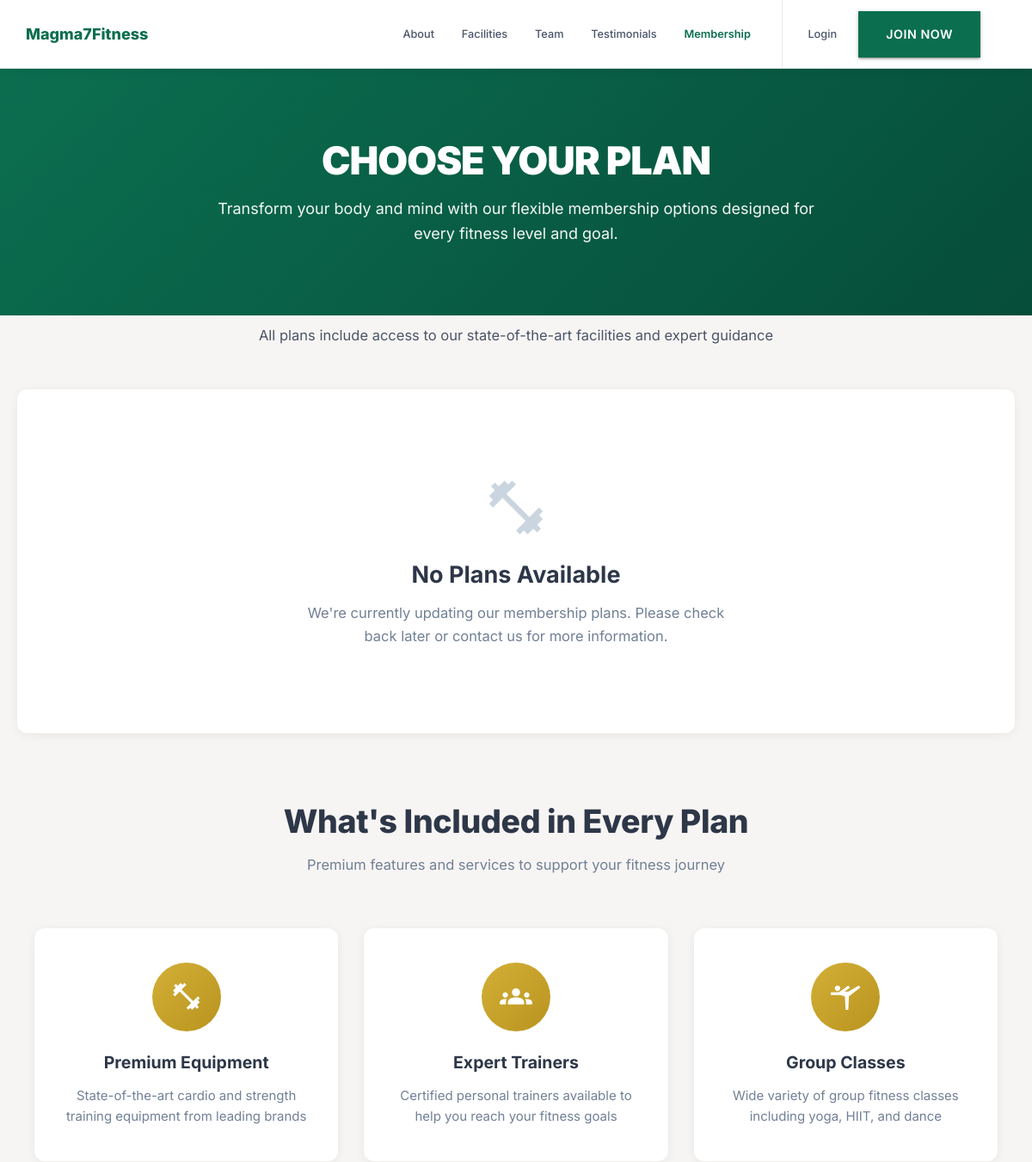
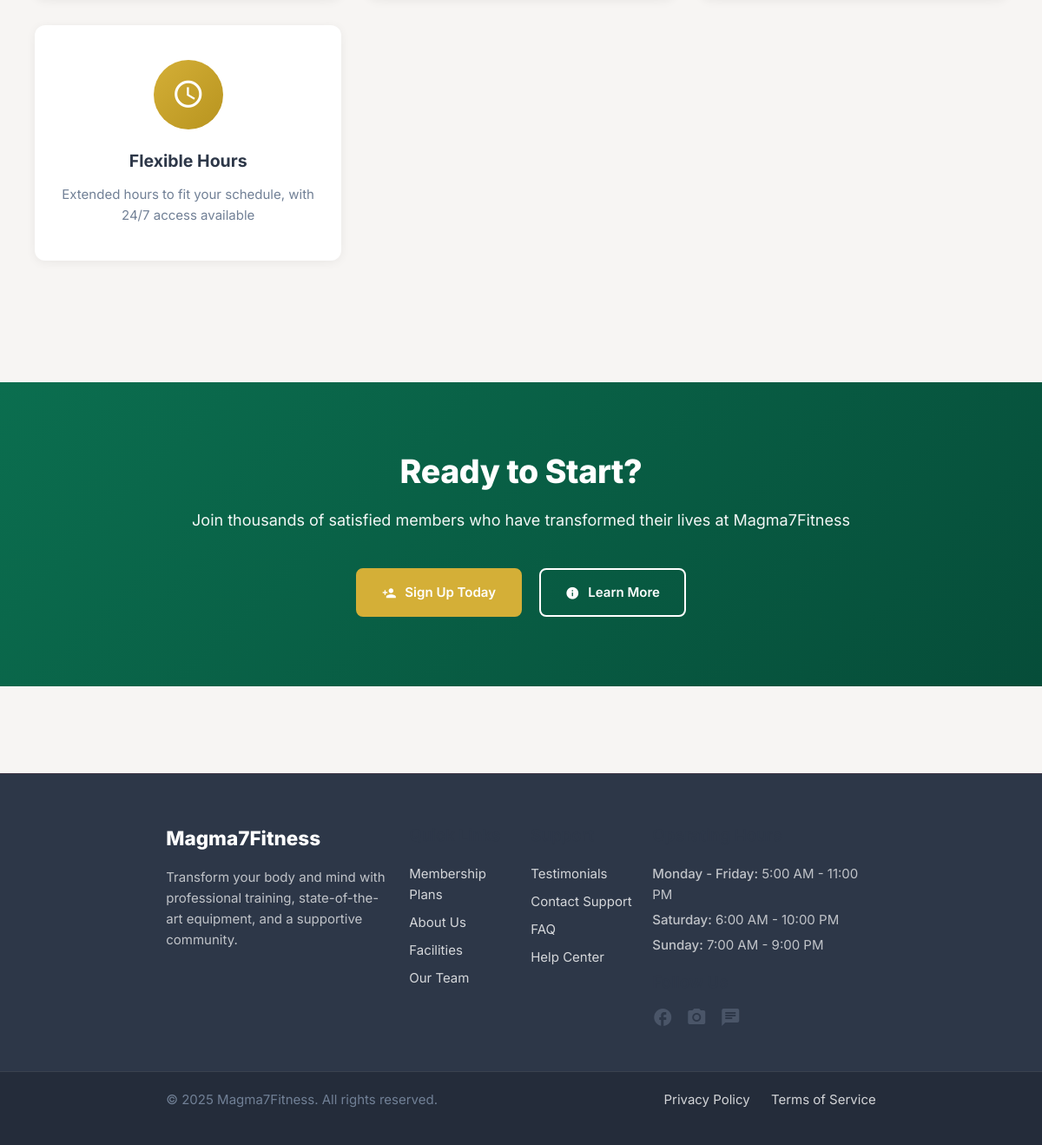
/memberships/plans/, run on an earlier commit of the app's database (2 pictures, top to bottom).
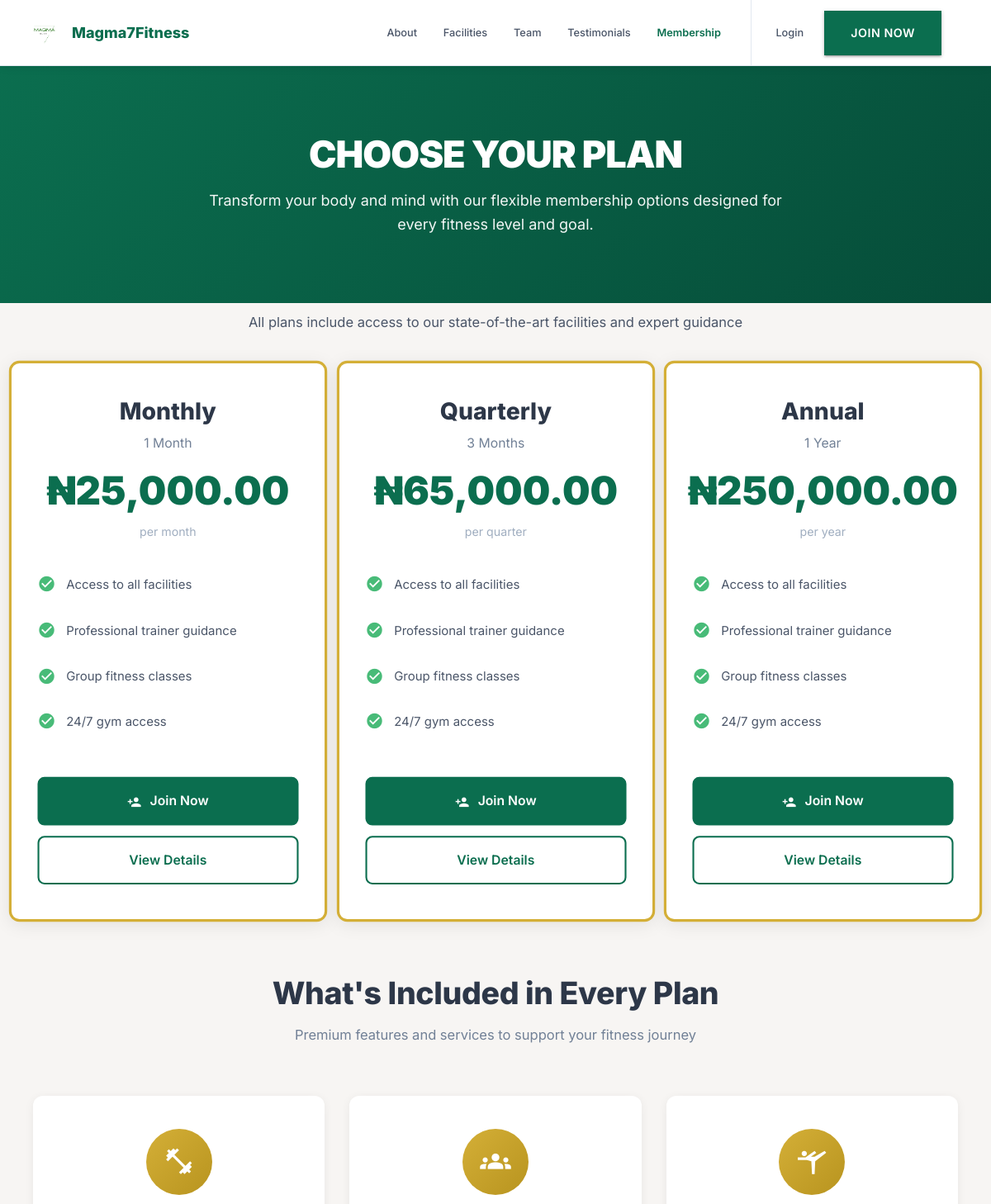
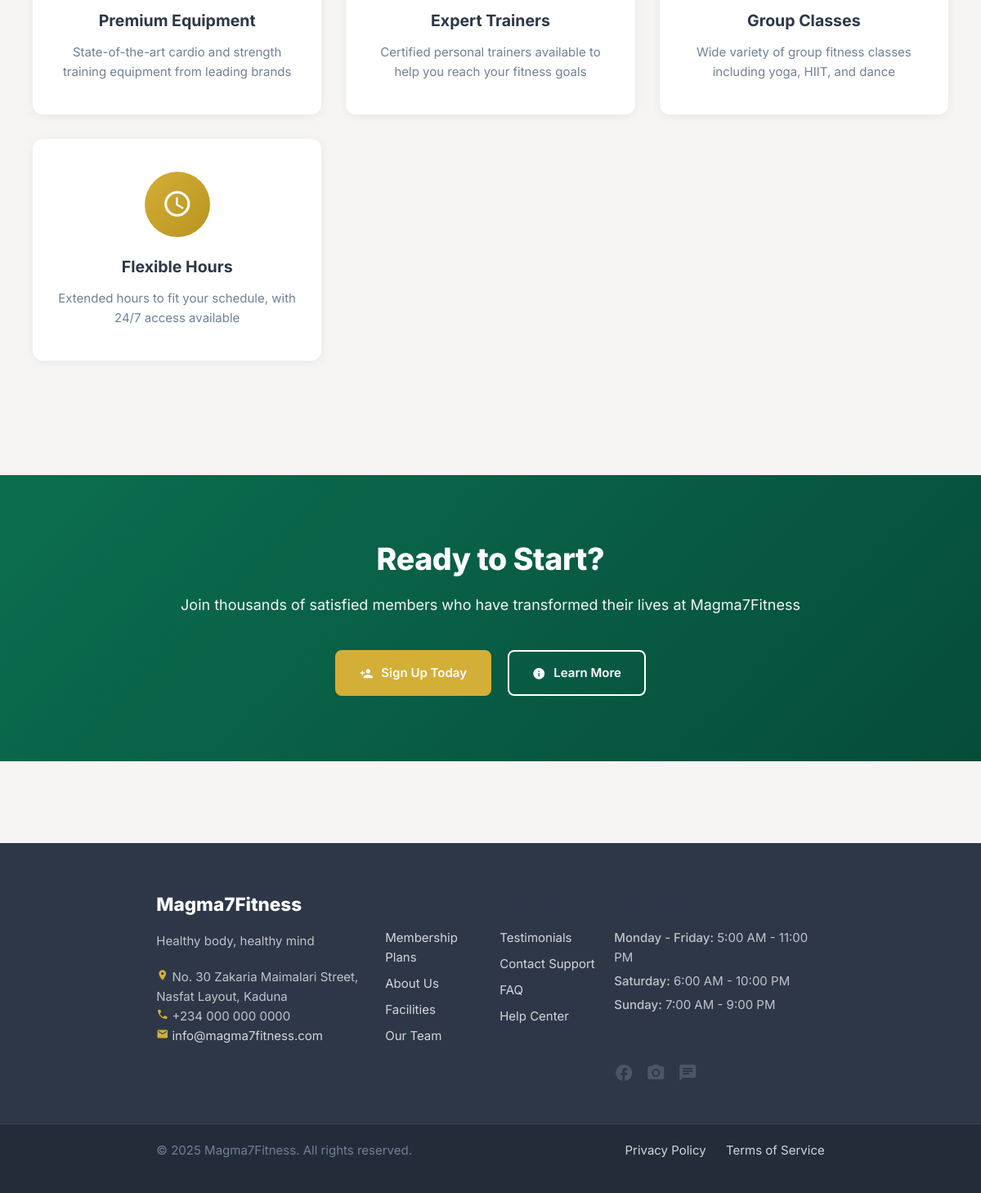
And on a later commit of the database (2 pictures, top to bottom).
### cms/models.py (models this page shows, shortened)
class SiteSettings(models.Model):
    brand_name = models.CharField(max_length=100, default='Magma7Fitness')
    tagline = models.CharField(max_length=200, blank=True)
    logo = models.ImageField(upload_to='branding/', blank=True, null=True, help_text='Upload logo (PNG/SVG with transparent background)')
    logo_url = models.URLField(blank=True, help_text='OR provide logo URL')
    favicon = models.FileField(upload_to='branding/', blank=True, null=True, help_text='Upload favicon (.ico or .png, 32x32 or 64x64 pixels)', validators=[FileExtensionValidator(allowed_extensions=['ico', 'png'])])
    favicon_url = models.URLField(blank=True, help_text='OR provide favicon URL')
    phone = models.CharField(max_length=30, blank=True)
    email = models.EmailField(blank=True)
    address = models.CharField(max_length=255, blank=True)
    hero_headline = models.CharField(max_length=200, blank=True)
    hero_subtext = models.TextField(blank=True)
    hero_cta_text = models.CharField(max_length=50, blank=True)
    hero_cta_url = models.CharField(max_length=200, blank=True)
    hero_image_url = models.URLField(blank=True)
    free_guide_text = models.CharField(max_length=50, default='Get Now', help_text='Text shown on the free guide button')
    free_guide_url = models.URLField(blank=True, help_text='URL to download or access the free guide (PDF, form, etc.)')
    free_guide_title = models.CharField(max_length=100, default='Free Fitness Guide', blank=True, help_text='Title of the free guide for admin reference')
    free_guide_description = models.TextField(blank=True, help_text='Description of what the free guide contains')
    cta_headline = models.CharField(max_length=200, default='Ready to Start?', help_text='Main headline for CTA section')
    cta_description = models.TextField(default='Join thousands of satisfied members who have transformed their lives at Magma7Fitness', help_text='Description text for CTA section')
    cta_image_url = models.URLField(blank=True, help_text='Background or feature image for CTA section')
    cta_primary_text = models.CharField(max_length=50, default='Sign Up Today', help_text='Text for primary CTA button')
    cta_primary_url = models.CharField(max_length=200, default='/accounts/signup/', help_text='URL for primary CTA button')
    cta_secondary_text = models.CharField(max_length=50, default='Learn More', help_text='Text for secondary CTA button')
    cta_secondary_url = models.CharField(max_length=200, default='/about/', help_text='URL for secondary CTA button')
    primary_color = models.CharField(max_length=7, default='#0b6e4f')  # green
    accent_color = models.CharField(max_length=7, default='#d4af37')   # gold
    light_color = models.CharField(max_length=7, default='#ffffff')    # white
    dark_bg = models.CharField(max_length=7, default='#121416')
    card_bg = models.CharField(max_length=7, default='#1d1f21')
    hero_stat1_icon = models.CharField(max_length=50, default='groups', help_text='Material icon name for first stat')
    hero_stat1_number = models.CharField(max_length=20, default='970+', help_text='Number to display (e.g., 970+, 1K+)')
    hero_stat1_label = models.CharField(max_length=50, default='Members', help_text='Label for first stat')
    hero_stat2_icon = models.CharField(max_length=50, default='sports_gymnastics', help_text='Material icon name for second stat')
    hero_stat2_number = models.CharField(max_length=20, default='135+', help_text='Number to display (e.g., 135+, 200+)')
    hero_stat2_label = models.CharField(max_length=50, default='Programs', help_text='Label for second stat')
    hero_stat3_icon = models.CharField(max_length=50, default='workspace_premium', help_text='Material icon name for third stat')
    hero_stat3_number = models.CharField(max_length=20, default='105+', help_text='Number to display (e.g., 105+, 50+)')
    hero_stat3_label = models.CharField(max_length=50, default='Trainers', help_text='Label for third stat')
    def get_logo_url(self):
        if self.logo:
            return self.logo.url
        return self.logo_url or ''
    def get_favicon_url(self):
        if self.favicon:
            return self.favicon.url
        return self.favicon_url or ''

### memberships/models.py (models this page shows, shortened)
class Plan(models.Model):
    name = models.CharField(max_length=100)
    description = models.TextField(blank=True)
    price = models.DecimalField(max_digits=10, decimal_places=2)
    duration_days = models.PositiveIntegerField(default=30)
    is_active = models.BooleanField(default=True)
    price_period = models.CharField(max_length=50, default='Per Month')
    is_featured = models.BooleanField(default=False)
    image_url = models.URLField(blank=True, help_text='Featured image URL for the plan card')
    class Meta:
        ordering = ["price"]
    def get_humanized_duration(self):
        days = self.duration_days
        if days >= 365:
            years = days // 365
            return f"{years} Year{'s' if years > 1 else ''}"
        if days >= 30:
            months = days // 30
            return f"{months} Month{'s' if months > 1 else ''}"
        if days >= 7:
            weeks = days // 7
            return f"{weeks} Week{'s' if weeks > 1 else ''}"
        return f"{days} Day{'s' if days > 1 else ''}"

### memberships/views.py (the view)
# urls.py: path('plans/', views.plan_list, name='plans'),
def plan_list(request):
    plans = Plan.objects.filter(is_active=True).order_by('price')
    return render(request, 'memberships/plans.html', {'plans': plans})

### cms/context_processors.py (called while the page is built)
def site_settings(request):
    try:
        settings = SiteSettings.objects.get(pk=1)
    except SiteSettings.DoesNotExist:
        settings = SiteSettings()
    return {
        'site_settings': settings
    }

### core/context_processors.py (called while the page is built)
def settings_vars(request):
    currency = getattr(settings, 'CURRENCY', 'NGN')
    symbols = {
        'NGN': '₦',
        'USD': '$',
        'EUR': '€',
        'GBP': '£',
    }
    return {
        'SITE_NAME': getattr(settings, 'SITE_NAME', 'Magma7Fitness'),
        'CURRENCY': currency,
        'CURRENCY_SYMBOL': symbols.get(currency.upper(), ''),
        'PAYMENTS_ENABLED': getattr(settings, 'PAYMENTS_ENABLED', False),
        'PAYMENT_PROVIDER': getattr(settings, 'PAYMENT_PROVIDER', 'paystack'),
    }

### notifications/context_processors.py (called while the page is built)
def unread_notifications(request):
    if request.user.is_authenticated:
        return {
            'unread_notifications_count': request.user.notifications.filter(is_read=False).count()
        }
    return {'unread_notifications_count': 0}

### memberships/templates/memberships/plans.html (shortened to what the changed rows need)
{% extends 'base.html' %}
{% load humanize %}
{% block content %}
<div class="pricing-hero">
  <h1>Choose Your Plan</h1>
</div>
<section class="pricing-section">
  <div class="pricing-cards-container">
    <div class="pricing-grid">
      {% for plan in plans %}
        <div class="pricing-card {% if plan.is_featured %}featured{% endif %}">
          <div class="pricing-content">
            <div class="pricing-header">
              <h3 class="pricing-name">{{ plan.name }}</h3>
              <p class="pricing-duration">{{ plan.get_humanized_duration }}</p>
              <div class="pricing-price">
                <span class="pricing-amount">{{ CURRENCY_SYMBOL }}{{ plan.price|intcomma }}</span>
              </div>
              <span class="pricing-period">{{ plan.price_period|lower }}</span>
            </div>
            <div class="pricing-features">
              {% for f in plan.features.all %}
                <div class="pricing-feature">
                  <i class="material-icons">check_circle</i>
                  <span>{{ f.text }}</span>
                </div>
              {% empty %}
                <div class="pricing-feature">
                  <i class="material-icons">check_circle</i>
                  <span>Access to all facilities</span>
                </div>
                <div class="pricing-feature">
                  <i class="material-icons">check_circle</i>
                  <span>Professional trainer guidance</span>
                </div>
                <div class="pricing-feature">
                  <i class="material-icons">check_circle</i>
                  <span>Group fitness classes</span>
                </div>
                <div class="pricing-feature">
                  <i class="material-icons">check_circle</i>
                  <span>24/7 gym access</span>
                </div>
              {% endfor %}
            </div>
            <div class="pricing-actions">
              {% if user.is_authenticated %}
                <a href="{% url 'memberships:subscribe' plan.id %}" class="pricing-btn pricing-btn-primary">
                  <i class="material-icons">arrow_forward</i>
                  Choose {{ plan.name }}
                </a>
                <a href="{% url 'memberships:plan_detail' plan.id %}" class="pricing-btn pricing-btn-secondary">
                  View Details
                </a>
              {% else %}
                <a href="/accounts/signup/" class="pricing-btn pricing-btn-primary">
                  <i class="material-icons">person_add</i>
                  Join Now
                </a>
                <a href="{% url 'memberships:plan_detail' plan.id %}" class="pricing-btn pricing-btn-secondary">
                  View Details
                </a>
              {% endif %}
            </div>
          </div>
        </div>
      {% empty %}
        <div class="empty-state">
          <i class="material-icons">fitness_center</i>
          <h3>No Plans Available</h3>
          <p>We're currently updating our membership plans. Please check back later or contact us for more information.</p>
        </div>
      {% endfor %}
    </div>
    <div class="benefits-section">
      <div class="benefits-header">
        <h2>What's Included in Every Plan</h2>
      </div>
    </div>
  </div>
</section>
{% if site_settings.cta_headline %}
<section style="background: linear-gradient(135deg, #0b6e4f 0%, #064d39 100%); padding: 80px 20px; margin-top: 60px;">
  <div style="max-width: 800px; margin: 0 auto; text-align: center; color: white;">
    <h2 style="font-size: 2.5rem; font-weight: 800; margin: 0 0 20px 0; color: white;">
      {{ site_settings.cta_headline|default:"Ready to Start?" }}
    </h2>
    <p style="font-size: 1.2rem; margin: 0 0 40px 0; opacity: 0.95;">
      {{ site_settings.cta_description|default:"Join thousands of satisfied members who have transformed their lives" }}
    </p>
    <div style="display: flex; gap: 20px; justify-content: center; flex-wrap: wrap;">
      {% if not user.is_authenticated %}
        <a href="{{ site_settings.cta_primary_url|default:'/accounts/signup/' }}" class="pricing-btn pricing-btn-primary" style="background: #d4af37; border-color: #d4af37;">
          <i class="material-icons">person_add</i>
          {{ site_settings.cta_primary_text|default:"Sign Up Today" }}
        </a>
        <a href="{{ site_settings.cta_secondary_url|default:'/about/' }}" class="pricing-btn pricing-btn-secondary" style="background: transparent; color: white; border-color: white;">
          <i class="material-icons">info</i>
          {{ site_settings.cta_secondary_text|default:"Learn More" }}
        </a>
      {% else %}
        <a href="{{ site_settings.cta_secondary_url|default:'/about/' }}" class="pricing-btn pricing-btn-primary" style="background: #d4af37; border-color: #d4af37;">
          <i class="material-icons">info</i>
          Contact Us
        </a>
      {% endif %}
    </div>
  </div>
</section>
{% endif %}
{% endblock %}

### templates/base.html (shortened to what the changed rows need)
{% load static %}
<!DOCTYPE html>
<html lang="en">
<head>
  <link href="https://cdnjs.cloudflare.com/ajax/libs/materialize/1.0.0/css/materialize.min.css" rel="stylesheet">
  <link href="{% static 'css/styles.css' %}" rel="stylesheet">
 </head>
<body>
  <nav class="navbar-main">
    <div class="navbar-container">
      <a href="/" class="navbar-logo">
        {% if site_settings.get_logo_url %}
          <img src="{{ site_settings.get_logo_url }}" alt="{{ site_settings.brand_name|default:'Magma7Fitness' }}" class="logo-img">
          <span class="logo-text">{{ site_settings.brand_name|default:"Magma7Fitness" }}</span>
        {% else %}
          <span class="logo-text">{{ site_settings.brand_name|default:"Magma7Fitness" }}</span>
        {% endif %}
      </a>
    </div>
  </nav>
  <main>
    {% block content %}{% endblock %}
  </main>
  <footer class="page-footer">
    <div class="container">
      <div class="row" style="padding: 40px 0 20px 0;">
        <div class="col s12 m6 l4">
          <h5 style="color: white; font-weight: 800; margin-bottom: 20px;">
            {{ site_settings.brand_name|default:"Magma7 Fitness Center" }}
          </h5>
          <p class="footer-light" style="line-height: 1.6; margin-bottom: 20px;">
            {% if site_settings.tagline %}
              {{ site_settings.tagline }}
            {% else %}
              Transform your body and mind with professional training, state-of-the-art equipment, and a supportive community.
            {% endif %}
          </p>
          {% if site_settings.address %}
          <p class="footer-light">
            <i class="material-icons tiny" style="color: var(--accent-gold);">location_on</i>
            {{ site_settings.address }}
          </p>
          {% endif %}
          {% if site_settings.phone %}
          <p class="footer-light">
            <i class="material-icons tiny" style="color: var(--accent-gold);">phone</i>
            {{ site_settings.phone }}
          </p>
          {% endif %}
          {% if site_settings.email %}
          <p class="footer-light">
            <i class="material-icons tiny" style="color: var(--accent-gold);">email</i>
            <a href="mailto:{{ site_settings.email }}" class="footer-link">{{ site_settings.email }}</a>
          </p>
          {% endif %}
        </div>
      </div>
    </div>
    <div class="footer-copy">
      <div class="container">
        <div class="row" style="align-items: center;">
          <div class="col s12 m6">
            <p style="margin: 0; color: var(--text-muted);">
              © <span id="year"></span> {{ site_settings.brand_name|default:"Magma7Fitness" }}. All rights reserved.
            </p>
          </div>
        </div>
      </div>
    </div>
  </footer>
</body>
</html>

What changed in the data, as far as the page shows it:
added SiteSettings: get_logo_url (picture), brand_name "Magma7Fitness", cta_headline "Ready to Start?", cta_description "Join thousands of satisfied members who have transformed their lives at Magma7Fitness", cta_primary_text "Sign Up Today", cta_secondary_text "Learn More", tagline "Healthy body, healthy mind", address "No. 30 Zakaria Maimalari Street, Nasfat Layout, Kaduna", phone "+234 000 000 0000", email "info@magma7fitness.com"
added Plan: name "Monthly", get_humanized_duration "1 Month", CURRENCY_SYMBOL "₦", price "25,000.00", price_period "per month"
added Plan: name "Quarterly", get_humanized_duration "3 Months", CURRENCY_SYMBOL "₦", price "65,000.00", price_period "per quarter"
added Plan: name "Annual", get_humanized_duration "1 Year", CURRENCY_SYMBOL "₦", price "250,000.00", price_period "per year"
Also different on the page:
{{ site_settings.brand_name|default:"Magma7Fitness" }}: "Magma7Fitness" → (not shown)
{{ site_settings.cta_headline|default:"Ready to Start?" }}: "Ready to Start?" → (not shown)
{{ site_settings.cta_primary_text|default:"Sign Up Today" }}: "Sign Up Today" → (not shown)
{{ site_settings.cta_secondary_text|default:"Learn More" }}: "Learn More" → (not shown)
{{ site_settings.brand_name|default:"Magma7 Fitness Center" }}: "Magma7Fitness" → (not shown)
text no longer shown: "No Plans Available We're currently updating our membership plans. Please check back later or contact us for more information. Join thousands of satisfied members who have transformed their lives at Magma7Fitness Transform your body and mind with professional training, state-of-the-art equipment, and a supportive community."
